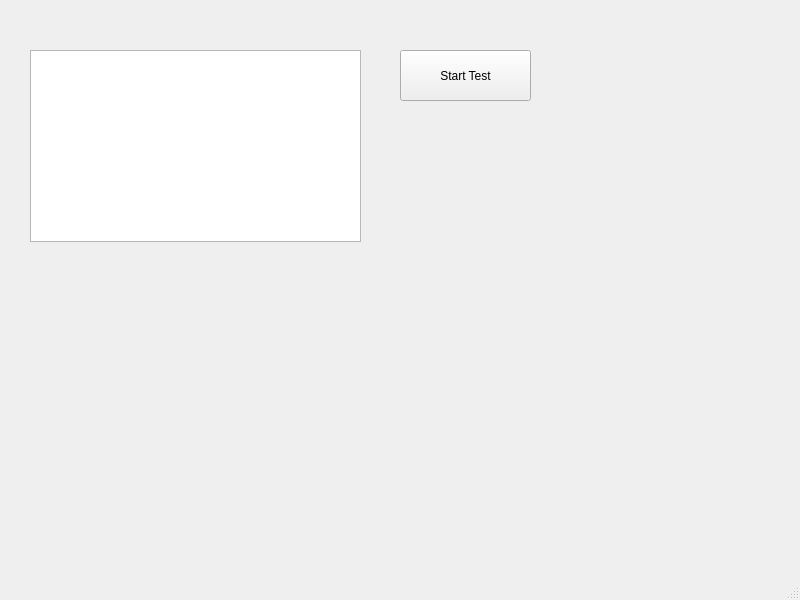
<?xml version="1.0" encoding="UTF-8"?>
<ui version="4.0">
 <class>MainWindow</class>
 <widget class="QMainWindow" name="MainWindow">
  <property name="geometry">
   <rect>
    <x>0</x>
    <y>0</y>
    <width>800</width>
    <height>600</height>
   </rect>
  </property>
  <property name="windowTitle">
   <string>MulticastServerTester</string>
  </property>
  <widget class="QWidget" name="centralwidget">
   <widget class="QListView" name="listView_client">
    <property name="geometry">
     <rect>
      <x>30</x>
      <y>50</y>
      <width>331</width>
      <height>192</height>
     </rect>
    </property>
   </widget>
   <widget class="QPushButton" name="btn_start_test">
    <property name="geometry">
     <rect>
      <x>400</x>
      <y>50</y>
      <width>131</width>
      <height>51</height>
     </rect>
    </property>
    <property name="text">
     <string>Start Test</string>
    </property>
   </widget>
  </widget>
  <widget class="QMenuBar" name="menubar">
   <property name="geometry">
    <rect>
     <x>0</x>
     <y>0</y>
     <width>800</width>
     <height>20</height>
    </rect>
   </property>
  </widget>
  <widget class="QStatusBar" name="statusbar"/>
 </widget>
 <resources/>
 <connections/>
</ui>
